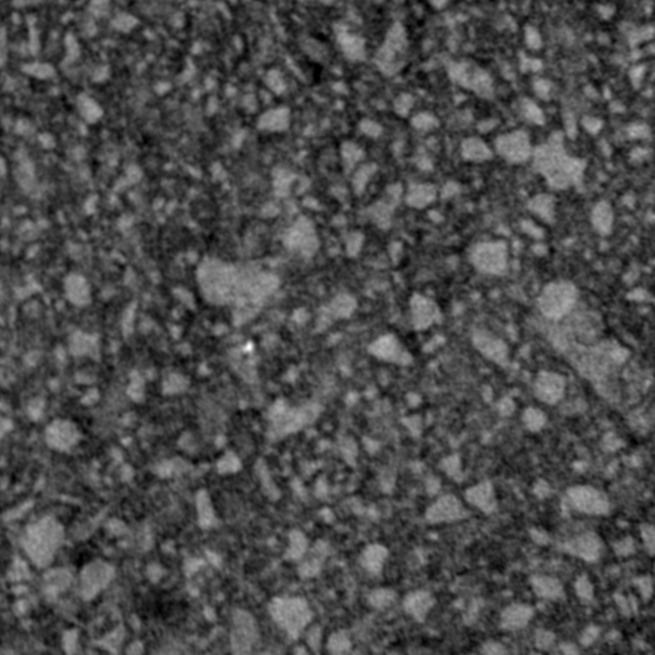
#> input picture registration/images/ct-bse/ct_new.bmp, 655 x 655 px
$ jupyter execute --allow-errors image_operator.ipynb
#> lines starting #> are read from the running program, lines starting #| are printed output that depends on the picture
[cell 1]
# Gaussain Pyrmaid
import cv2
import numpy as np
import matplotlib.pyplot as plt

def generate_gaussian_pyramid(img, num_octaves, num_scales, initial_sigma, sigma):
    """ 生成高斯金字塔 """
    pyramid = []
    k = 2 ** (1 / num_scales)

    for _ in range(num_octaves):
        octave = [img]
        for _ in range(1, num_scales + 3):
            sigma = initial_sigma * (k ** len(octave))
            img_blurred = cv2.GaussianBlur(img, (0, 0), sigma)
            octave.append(img_blurred)
        pyramid.append(octave)
        img = cv2.resize(img, (img.shape[1] // 2, img.shape[0] // 2))
    return pyramid

def generate_DoG_pyramid(gaussian_pyramid):
    """ 生成高斯差分金字塔 """
    dog_pyramid = []
    for octave in gaussian_pyramid:
        dog_octave = []
        for i in range(1, len(octave)):
            dog = cv2.subtract(octave[i], octave[i - 1])
            dog_octave.append(dog)
        dog_pyramid.append(dog_octave)
    return dog_pyramid

path = "../images/ct-bse"
# 加载图像（替换为您的图像路径）
image = cv2.imread(f'{path}/ct_new.bmp', cv2.IMREAD_GRAYSCALE)
#> image is the input picture: shape (655, 655); min 0, max 255, mean 75.8

# 生成高斯金字塔
num_octaves = 4
num_scales = 3
initial_sigma = 1.6
sigma = 1.6
gaussian_pyramid = generate_gaussian_pyramid(image, num_octaves, num_scales, initial_sigma, sigma)
#> the loop in generate_gaussian_pyramid, `for _ in range(num_octaves):` made 4 passes
#> pass 2, in generate_gaussian_pyramid, `img = cv2.resize(img, (img.shape[1] // 2, img.shape[0] // 2))`:
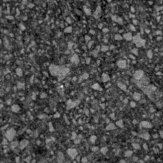
#> img: shape (163, 163); min 0, max 234, mean 75.6
#> pass 3, in generate_gaussian_pyramid, `img = cv2.resize(img, (img.shape[1] // 2, img.shape[0] // 2))`:
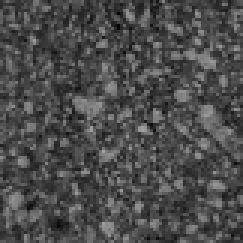
#> img: shape (81, 81) (shown 3 times larger); min 2, max 161, mean 75.5
#> after the loop in generate_gaussian_pyramid, `for _ in range(num_octaves):`:
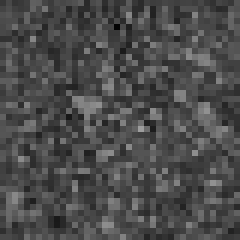
#> img: shape (40, 40) (shown 6 times larger); min 4, max 158, mean 75.3
#> after the loop in generate_gaussian_pyramid, `for _ in range(num_octaves):`: pyramid = 4 items
#> gaussian_pyramid = 4 items

# 生成高斯差分金字塔
dog_pyramid = generate_DoG_pyramid(gaussian_pyramid)
#> the loop in generate_DoG_pyramid, `for octave in gaussian_pyramid:` made 4 passes
#> dog_pyramid = 4 items

# 可视化高斯差分金字塔中的一个八度
plt.figure(figsize=(16, 8))
for i, img in enumerate(dog_pyramid[0], 1):
    plt.subplot(1, len(dog_pyramid[0]), i), plt.imshow(img, cmap='gray')
    plt.title('DoG Level {}'.format(i))
    plt.axis('off')
#> this loop made 5 passes
plt.show()
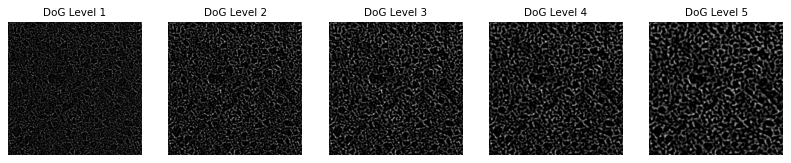
#> figure drawn by matplotlib, 5 panels

[cell 2]
# canny edge detector
import cv2
import matplotlib.pyplot as plt

def apply_canny_edge_detector(image_path, low_threshold, high_threshold):
    """
    应用Canny边缘检测器。

    参数:
    - image_path: 图像文件的路径。
    - low_threshold: Canny检测器的低阈值。
    - high_threshold: Canny检测器的高阈值。

    返回:
    - 边缘检测结果图像。
    """
    # 读取图像
    image = cv2.imread(image_path, cv2.IMREAD_GRAYSCALE)

    # 应用Canny边缘检测
    edges = cv2.Canny(image, low_threshold, high_threshold)

    return edges

# 使用示例
path = "../images/ct-bse"
# 加载图像（替换为您的图像路径）
image_path = f'{path}/ct_new_high_contrast.bmp'  # 替换为您的图像路径
low_threshold = 150
high_threshold = 220

# 应用Canny边缘检测
edges = apply_canny_edge_detector(image_path, low_threshold, high_threshold)

$ run again, with registration/images/ct-bse/bse.bmp copied over registration/images/ct-bse/ct_new.bmp
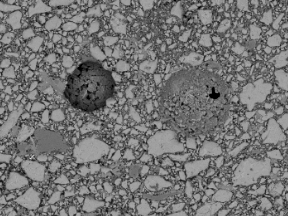
#> input picture registration/images/ct-bse/bse.bmp, 288 x 216 px
#> image is the input picture: shape (216, 288); min 0, max 230, mean 116.5
#> the loop in generate_gaussian_pyramid, `for _ in range(num_octaves):` made 4 passes
#> pass 1, in generate_gaussian_pyramid, `img = cv2.resize(img, (img.shape[1] // 2, img.shape[0] // 2))`:
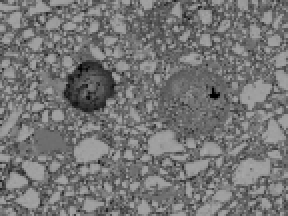
#> img: shape (108, 144) (shown 2 times larger); min 0, max 169, mean 116.6
#> pass 3, in generate_gaussian_pyramid, `img = cv2.resize(img, (img.shape[1] // 2, img.shape[0] // 2))`:
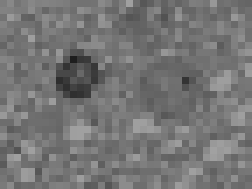
#> img: shape (27, 36) (shown 7 times larger); min 30, max 161, mean 116.9
#> after the loop in generate_gaussian_pyramid, `for _ in range(num_octaves):`: pyramid = 4 items
#> the loop in generate_DoG_pyramid, `for octave in gaussian_pyramid:` made 4 passes
#> the loop `for i, img in enumerate(dog_pyramid[0], 1):` made 5 passes
